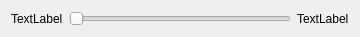
<?xml version="1.0" encoding="UTF-8"?>
<ui version="4.0">
 <class>PropertyIntegerWidget</class>
 <widget class="QWidget" name="PropertyIntegerWidget">
  <property name="geometry">
   <rect>
    <x>0</x>
    <y>0</y>
    <width>360</width>
    <height>33</height>
   </rect>
  </property>
  <property name="windowTitle">
   <string>Form</string>
  </property>
  <layout class="QHBoxLayout" name="horizontalLayout">
   <item>
    <widget class="QLabel" name="label">
     <property name="text">
      <string>TextLabel</string>
     </property>
    </widget>
   </item>
   <item>
    <widget class="QSlider" name="horizontalSlider">
     <property name="orientation">
      <enum>Qt::Horizontal</enum>
     </property>
    </widget>
   </item>
   <item>
    <widget class="QLabel" name="label_2">
     <property name="text">
      <string>TextLabel</string>
     </property>
    </widget>
   </item>
  </layout>
 </widget>
 <resources/>
 <connections/>
</ui>
